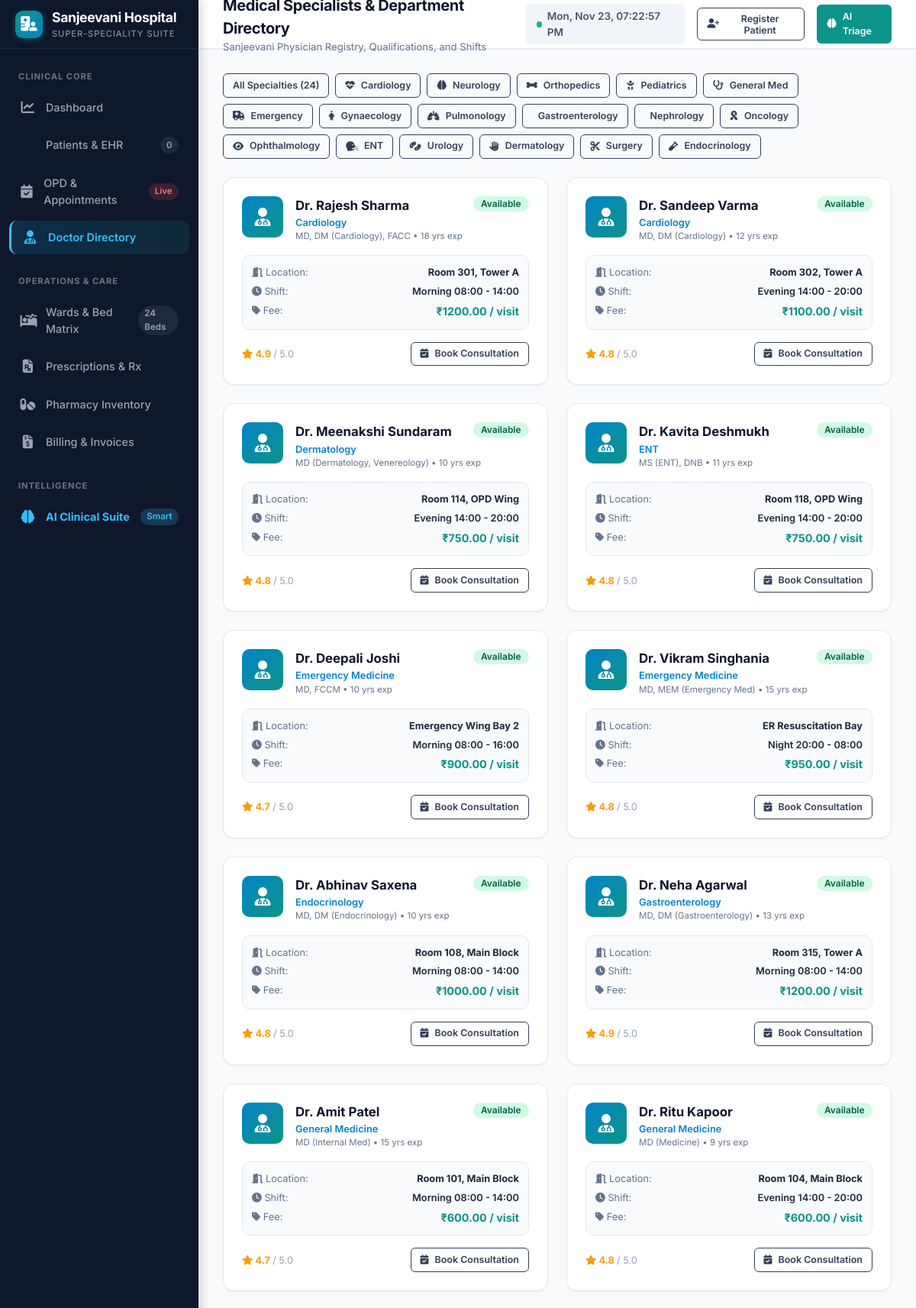
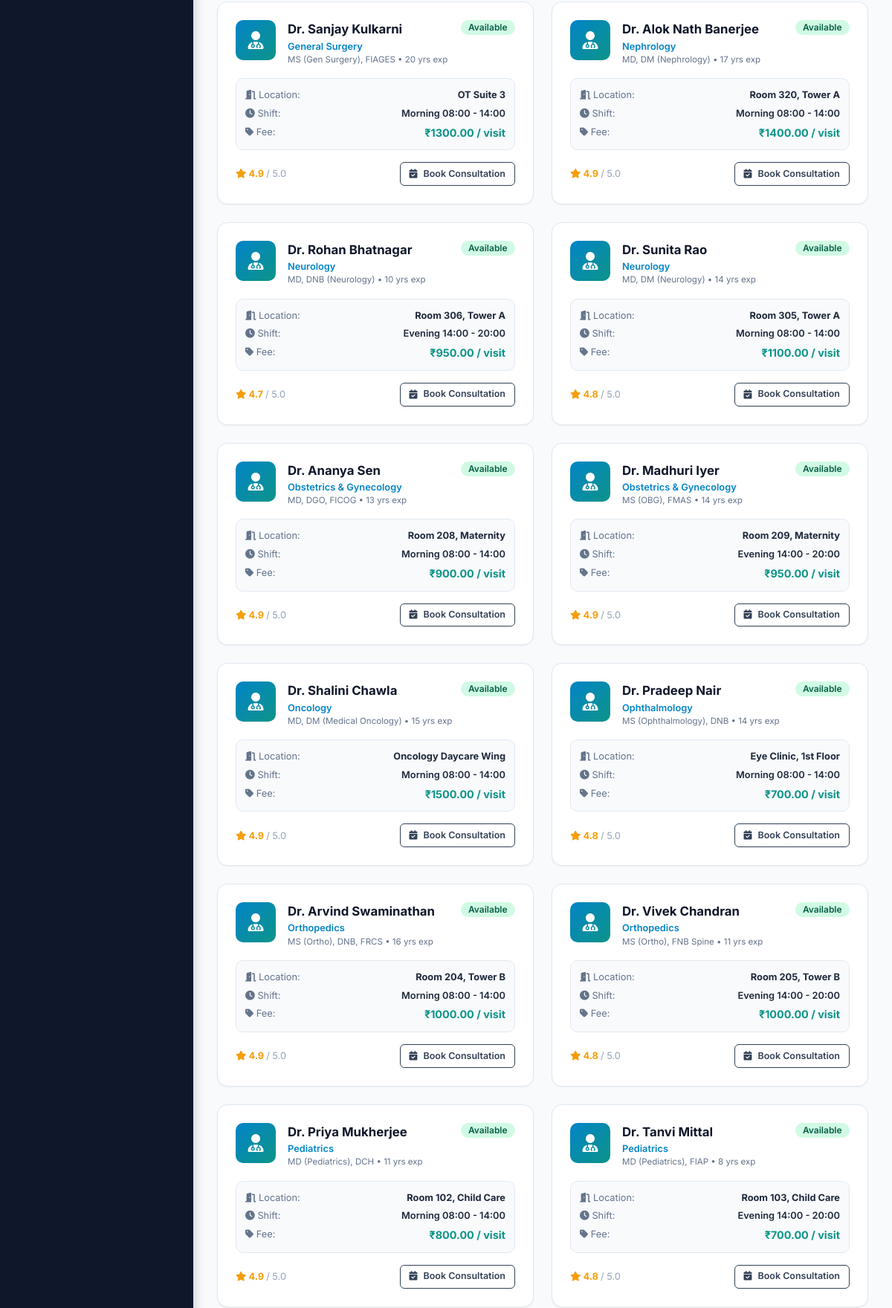
Page /doctors (upper part) on the committed database (2 pictures, top to bottom).
### tables this page shows
CREATE TABLE doctors (
        id INTEGER PRIMARY KEY AUTOINCREMENT,
        doctor_uid TEXT UNIQUE NOT NULL,
        name TEXT NOT NULL,
        department TEXT NOT NULL,
        specialization TEXT NOT NULL,
        qualification TEXT,
        experience_years INTEGER,
        room_number TEXT,
        phone TEXT,
        email TEXT,
        shift TEXT,
        consultation_fee REAL DEFAULT 500.0,
        status TEXT DEFAULT 'Available', -- 'Available', 'In Consultation', 'On Round', 'Off Duty'
        rating REAL DEFAULT 4.8
    );

### app.py (the view)
@app.get("/doctors", response_class=HTMLResponse)
async def doctors_page(request: Request, dept: Optional[str] = None):
    doctors = get_all_doctors(department=dept or "")
    metrics = get_dashboard_metrics()
    return templates.TemplateResponse(
        request=request,
        name="doctors.html",
        context={
            "active_page": "doctors",
            "doctors": doctors,
            "current_dept": dept,
            "total_patients": metrics["total_patients"]
        }
    )

### templates/doctors.html (shortened to what this page needs)
{% extends "base.html" %}
{% block page_subtitle %}Sanjeevani Physician Registry, Qualifications, and Shifts{% endblock %}
{% block content %}
<div style="display:flex; gap:0.5rem; flex-wrap:wrap; margin-bottom: 1.5rem;">
    <a href="/doctors" class="btn btn-outline btn-sm {% if not current_dept or current_dept == 'All' %}btn-primary{% endif %}">All Specialties (24)</a>
    <a href="/doctors?dept=Cardiology" class="btn btn-outline btn-sm {% if current_dept == 'Cardiology' %}btn-primary{% endif %}"><i class="fas fa-heartbeat"></i> Cardiology</a>
    <a href="/doctors?dept=Neurology" class="btn btn-outline btn-sm {% if current_dept == 'Neurology' %}btn-primary{% endif %}"><i class="fas fa-brain"></i> Neurology</a>
    <a href="/doctors?dept=Orthopedics" class="btn btn-outline btn-sm {% if current_dept == 'Orthopedics' %}btn-primary{% endif %}"><i class="fas fa-bone"></i> Orthopedics</a>
    <a href="/doctors?dept=Pediatrics" class="btn btn-outline btn-sm {% if current_dept == 'Pediatrics' %}btn-primary{% endif %}"><i class="fas fa-baby"></i> Pediatrics</a>
    <a href="/doctors?dept=General Medicine" class="btn btn-outline btn-sm {% if current_dept == 'General Medicine' %}btn-primary{% endif %}"><i class="fas fa-stethoscope"></i> General Med</a>
    <a href="/doctors?dept=Emergency Medicine" class="btn btn-outline btn-sm {% if current_dept == 'Emergency Medicine' %}btn-primary{% endif %}"><i class="fas fa-ambulance"></i> Emergency</a>
    <a href="/doctors?dept=Obstetrics %26 Gynecology" class="btn btn-outline btn-sm {% if current_dept == 'Obstetrics & Gynecology' %}btn-primary{% endif %}"><i class="fas fa-female"></i> Gynaecology</a>
    <a href="/doctors?dept=Pulmonology" class="btn btn-outline btn-sm {% if current_dept == 'Pulmonology' %}btn-primary{% endif %}"><i class="fas fa-lungs"></i> Pulmonology</a>
    <a href="/doctors?dept=Gastroenterology" class="btn btn-outline btn-sm {% if current_dept == 'Gastroenterology' %}btn-primary{% endif %}"> Gastroenterology</a>
    <a href="/doctors?dept=Nephrology" class="btn btn-outline btn-sm {% if current_dept == 'Nephrology' %}btn-primary{% endif %}"> Nephrology</a>
    <a href="/doctors?dept=Oncology" class="btn btn-outline btn-sm {% if current_dept == 'Oncology' %}btn-primary{% endif %}"><i class="fas fa-ribbon"></i> Oncology</a>
    <a href="/doctors?dept=Ophthalmology" class="btn btn-outline btn-sm {% if current_dept == 'Ophthalmology' %}btn-primary{% endif %}"><i class="fas fa-eye"></i> Ophthalmology</a>
    <a href="/doctors?dept=ENT" class="btn btn-outline btn-sm {% if current_dept == 'ENT' %}btn-primary{% endif %}"><i class="fas fa-head-side-cough"></i> ENT</a>
    <a href="/doctors?dept=Urology" class="btn btn-outline btn-sm {% if current_dept == 'Urology' %}btn-primary{% endif %}"><i class="fas fa-bacteria"></i> Urology</a>
    <a href="/doctors?dept=Dermatology" class="btn btn-outline btn-sm {% if current_dept == 'Dermatology' %}btn-primary{% endif %}"><i class="fas fa-hand-dots"></i> Dermatology</a>
    <a href="/doctors?dept=General Surgery" class="btn btn-outline btn-sm {% if current_dept == 'General Surgery' %}btn-primary{% endif %}"><i class="fas fa-cut"></i> Surgery</a>
    <a href="/doctors?dept=Endocrinology" class="btn btn-outline btn-sm {% if current_dept == 'Endocrinology' %}btn-primary{% endif %}"><i class="fas fa-vial"></i> Endocrinology</a>
</div>
<div style="display: grid; grid-template-columns: repeat(auto-fill, minmax(320px, 1fr)); gap: 1.5rem;">
    {% for doc in doctors %}
    <div class="card" style="transition: transform 0.2s ease;">
        <div class="card-body">
            <div style="display: flex; gap: 1rem; align-items: flex-start; margin-bottom: 1rem;">
                <div style="width: 54px; height: 54px; border-radius: var(--radius-md); background: linear-gradient(135deg, #0284c7, #0d9488); color: white; display: flex; align-items: center; justify-content: center; font-size: 1.5rem; font-weight: 700; flex-shrink: 0;">
                    <i class="fas fa-user-md"></i>
                </div>
                <div style="flex: 1;">
                    <div style="display:flex; justify-content:space-between; align-items:flex-start;">
                        <h3 style="font-size: 1.05rem; font-weight: 700; color: var(--slate-900);">{{ doc.name }}</h3>
                        <span class="badge {% if doc.status == 'Available' %}badge-success{% elif doc.status == 'In Consultation' %}badge-teal{% elif doc.status == 'On Round' %}badge-warning{% else %}badge-slate{% endif %}">
                            {{ doc.status }}
                        </span>
                    </div>
                    <div style="font-size: 0.8rem; font-weight: 600; color: var(--primary);">{{ doc.department }}</div>
                    <div style="font-size: 0.72rem; color: var(--slate-500);">{{ doc.qualification }} • {{ doc.experience_years }} yrs exp</div>
                </div>
            </div>
            <div style="background: var(--slate-50); border: 1px solid var(--slate-200); border-radius: var(--radius-md); padding: 0.75rem; font-size: 0.8rem; margin-bottom: 1rem;">
                <div style="display:flex; justify-content:space-between; margin-bottom: 0.35rem;">
                    <span style="color:var(--slate-500);"><i class="fas fa-door-open"></i> Location:</span>
                    <strong style="color:var(--slate-800);">{{ doc.room_number }}</strong>
                </div>
                <div style="display:flex; justify-content:space-between; margin-bottom: 0.35rem;">
                    <span style="color:var(--slate-500);"><i class="fas fa-clock"></i> Shift:</span>
                    <span style="color:var(--slate-800); font-weight:600;">{{ doc.shift }}</span>
                </div>
                <div style="display:flex; justify-content:space-between;">
                    <span style="color:var(--slate-500);"><i class="fas fa-tag"></i> Fee:</span>
                    <strong style="color:var(--teal); font-size:0.9rem;">₹{{ "%.2f"|format(doc.consultation_fee) }} / visit</strong>
                </div>
            </div>
            <div style="display:flex; justify-content:space-between; align-items:center;">
                <div style="font-size: 0.8rem; color: #f59e0b; font-weight: 700;">
                    <i class="fas fa-star"></i> {{ doc.rating }} <span style="color:var(--slate-400); font-weight:normal;">/ 5.0</span>
                </div>
                <a href="/appointments?doctor_id={{ doc.id }}" class="btn btn-outline btn-sm">
                    <i class="fas fa-calendar-check"></i> Book Consultation
                </a>
            </div>
        </div>
    </div>
    {% endfor %}
</div>
{% endblock %}

### static/css/styles.css (style rules this page uses)
:root { --primary: #0284c7; --primary-hover: #0369a1; --primary-light: #e0f2fe; --teal: #0d9488; --teal-hover: #0f766e; --teal-light: #ccfbf1; --success: #10b981; --success-light: #d1fae5; --warning: #f59e0b; --warning-light: #fef3c7; --danger: #ef4444; --danger-light: #fee2e2; --slate-900: #0f172a; --slate-800: #1e293b; --slate-700: #334155; --slate-600: #475569; --slate-500: #64748b; --slate-400: #94a3b8; --slate-200: #e2e8f0; --slate-100: #f1f5f9; --slate-50: #f8fafc; --white: #ffffff; --font-sans: 'Inter', -apple-system, BlinkMacSystemFont, "Segoe UI", Roboto, Oxygen, Ubuntu, Cantarell, sans-serif; --sidebar-width: 260px; --header-height: 64px; --radius-sm: 6px; --radius-md: 10px; --radius-lg: 14px; --radius-xl: 20px; --shadow-sm: 0 1px 2px 0 rgba(0, 0, 0, 0.05); --shadow-md: 0 4px 6px -1px rgba(0, 0, 0, 0.1), 0 2px 4px -1px rgba(0, 0, 0, 0.06); --shadow-lg: 0 10px 15px -3px rgba(0, 0, 0, 0.1), 0 4px 6px -2px rgba(0, 0, 0, 0.05); --shadow-xl: 0 20px 25px -5px rgba(0, 0, 0, 0.1), 0 10px 10px -5px rgba(0, 0, 0, 0.04); --transition: all 0.2s cubic-bezier(0.4, 0, 0.2, 1); }
* { box-sizing: border-box; margin: 0; padding: 0; }
body { font-family: var(--font-sans); background-color: #f8fafc; color: var(--slate-800); line-height: 1.5; -webkit-font-smoothing: antialiased; min-height: 100vh; display: flex; }
.btn { display: inline-flex; align-items: center; justify-content: center; gap: 0.5rem; padding: 0.55rem 1.1rem; font-size: 0.875rem; font-weight: 600; border-radius: var(--radius-md); border: 1px solid transparent; cursor: pointer; transition: var(--transition); text-decoration: none; font-family: inherit; }
.btn-primary { background-color: var(--primary); color: white; }
.btn-outline { background-color: transparent; border-color: var(--slate-300); color: var(--slate-700); }
.btn-sm { padding: 0.35rem 0.75rem; font-size: 0.78rem; border-radius: var(--radius-sm); }
.card { background-color: var(--white); border: 1px solid var(--slate-200); border-radius: var(--radius-lg); box-shadow: var(--shadow-sm); overflow: hidden; transition: var(--transition); }
.card-body { padding: 1.5rem; }
.badge { display: inline-flex; align-items: center; gap: 0.35rem; padding: 0.25rem 0.65rem; border-radius: 999px; font-size: 0.75rem; font-weight: 600; line-height: 1; }
.badge-success { background-color: var(--success-light); color: #065f46; }

### rows in the picture
doctors: name "Dr. Rajesh Sharma", status "Available", department "Cardiology", qualification "MD, DM (Cardiology), FACC", experience_years "18", room_number "Room 301, Tower A", shift "Morning 08:00 - 14:00", consultation_fee "1200.00", rating "4.9"
doctors: name "Dr. Sandeep Varma", status "Available", department "Cardiology", qualification "MD, DM (Cardiology)", experience_years "12", room_number "Room 302, Tower A", shift "Evening 14:00 - 20:00", consultation_fee "1100.00", rating "4.8"
doctors: name "Dr. Meenakshi Sundaram", status "Available", department "Dermatology", qualification "MD (Dermatology, Venereology)", experience_years "10", room_number "Room 114, OPD Wing", shift "Evening 14:00 - 20:00", consultation_fee "750.00", rating "4.8"
doctors: name "Dr. Kavita Deshmukh", status "Available", department "ENT", qualification "MS (ENT), DNB", experience_years "11", room_number "Room 118, OPD Wing", shift "Evening 14:00 - 20:00", consultation_fee "750.00", rating "4.8"
doctors: name "Dr. Deepali Joshi", status "Available", department "Emergency Medicine", qualification "MD, FCCM", experience_years "10", room_number "Emergency Wing Bay 2", shift "Morning 08:00 - 16:00", consultation_fee "900.00", rating "4.7"
doctors: name "Dr. Vikram Singhania", status "Available", department "Emergency Medicine", qualification "MD, MEM (Emergency Med)", experience_years "15", room_number "ER Resuscitation Bay", shift "Night 20:00 - 08:00", consultation_fee "950.00", rating "4.8"
doctors: name "Dr. Abhinav Saxena", status "Available", department "Endocrinology", qualification "MD, DM (Endocrinology)", experience_years "10", room_number "Room 108, Main Block", shift "Morning 08:00 - 14:00", consultation_fee "1000.00", rating "4.8"
doctors: name "Dr. Neha Agarwal", status "Available", department "Gastroenterology", qualification "MD, DM (Gastroenterology)", experience_years "13", room_number "Room 315, Tower A", shift "Morning 08:00 - 14:00", consultation_fee "1200.00", rating "4.9"
doctors: name "Dr. Amit Patel", status "Available", department "General Medicine", qualification "MD (Internal Med)", experience_years "15", room_number "Room 101, Main Block", shift "Morning 08:00 - 14:00", consultation_fee "600.00", rating "4.7"
doctors: name "Dr. Ritu Kapoor", status "Available", department "General Medicine", qualification "MD (Medicine)", experience_years "9", room_number "Room 104, Main Block", shift "Evening 14:00 - 20:00", consultation_fee "600.00", rating "4.8"
doctors: name "Dr. Sanjay Kulkarni", status "Available", department "General Surgery", qualification "MS (Gen Surgery), FIAGES", experience_years "20", room_number "OT Suite 3", shift "Morning 08:00 - 14:00", consultation_fee "1300.00", rating "4.9"
doctors: name "Dr. Alok Nath Banerjee", status "Available", department "Nephrology", qualification "MD, DM (Nephrology)", experience_years "17", room_number "Room 320, Tower A", shift "Morning 08:00 - 14:00", consultation_fee "1400.00", rating "4.9"
doctors: name "Dr. Rohan Bhatnagar", status "Available", department "Neurology", qualification "MD, DNB (Neurology)", experience_years "10", room_number "Room 306, Tower A", shift "Evening 14:00 - 20:00", consultation_fee "950.00", rating "4.7"
doctors: name "Dr. Sunita Rao", status "Available", department "Neurology", qualification "MD, DM (Neurology)", experience_years "14", room_number "Room 305, Tower A", shift "Morning 08:00 - 14:00", consultation_fee "1100.00", rating "4.8"
doctors: name "Dr. Ananya Sen", status "Available", department "Obstetrics & Gynecology", qualification "MD, DGO, FICOG", experience_years "13", room_number "Room 208, Maternity", shift "Morning 08:00 - 14:00", consultation_fee "900.00", rating "4.9"
doctors: name "Dr. Madhuri Iyer", status "Available", department "Obstetrics & Gynecology", qualification "MS (OBG), FMAS", experience_years "14", room_number "Room 209, Maternity", shift "Evening 14:00 - 20:00", consultation_fee "950.00", rating "4.9"
doctors: name "Dr. Shalini Chawla", status "Available", department "Oncology", qualification "MD, DM (Medical Oncology)", experience_years "15", room_number "Oncology Daycare Wing", shift "Morning 08:00 - 14:00", consultation_fee "1500.00", rating "4.9"
doctors: name "Dr. Pradeep Nair", status "Available", department "Ophthalmology", qualification "MS (Ophthalmology), DNB", experience_years "14", room_number "Eye Clinic, 1st Floor", shift "Morning 08:00 - 14:00", consultation_fee "700.00", rating "4.8"
doctors: name "Dr. Arvind Swaminathan", status "Available", department "Orthopedics", qualification "MS (Ortho), DNB, FRCS", experience_years "16", room_number "Room 204, Tower B", shift "Morning 08:00 - 14:00", consultation_fee "1000.00", rating "4.9"
doctors: name "Dr. Vivek Chandran", status "Available", department "Orthopedics", qualification "MS (Ortho), FNB Spine", experience_years "11", room_number "Room 205, Tower B", shift "Evening 14:00 - 20:00", consultation_fee "1000.00", rating "4.8"
doctors: name "Dr. Priya Mukherjee", status "Available", department "Pediatrics", qualification "MD (Pediatrics), DCH", experience_years "11", room_number "Room 102, Child Care", shift "Morning 08:00 - 14:00", consultation_fee "800.00", rating "4.9"
doctors: name "Dr. Tanvi Mittal", status "Available", department "Pediatrics", qualification "MD (Pediatrics), FIAP", experience_years "8", room_number "Room 103, Child Care", shift "Evening 14:00 - 20:00", consultation_fee "700.00", rating "4.8"

### other values in the picture
{{ total_patients if total_patients is not none else 0 }} "0"
